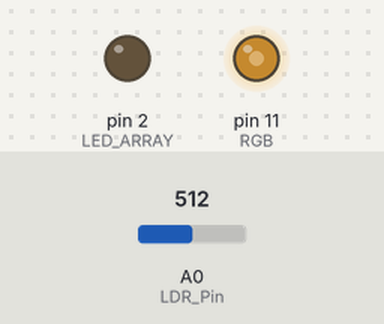
A sketch run on a simulated Arduino Uno, built with avr-gcc and run on an emulated ATmega328P. Shown: output pins drawn as LEDs (lit = HIGH). Inputs (shaded band) come from the test bench; at power-on: A0 (LDR_Pin) = 512.

Above: at 1.2 s.
1.3 s: A0 (LDR_Pin) set to 716
At 2.2 s:
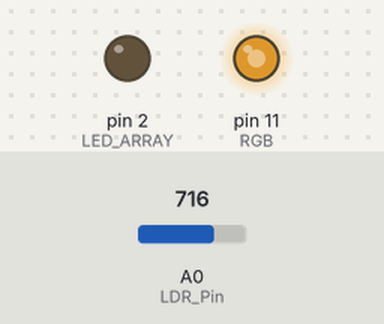
2.8 s: A0 (LDR_Pin) set to 900
At 3.3 s:
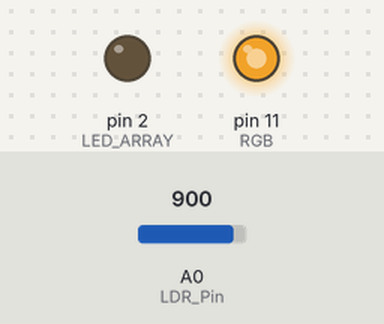
4.3 s: A0 (LDR_Pin) set to 122
At 5.5 s:
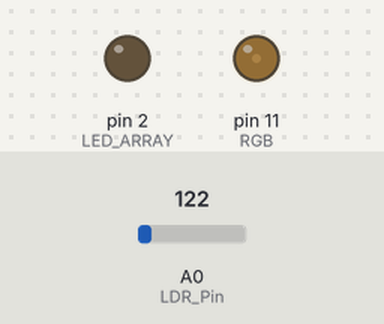
5.8 s: A0 (LDR_Pin) set to 0
At 6.8 s:
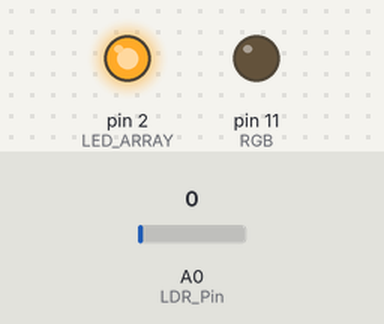
7.3 s: A0 (LDR_Pin) set to 511
At 8.0 s:
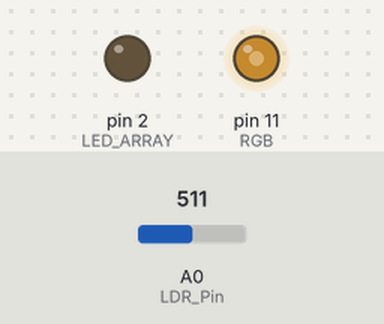
Timing chart, 0 to 9.8 s (numbered marks = the images above; inputs shaded):
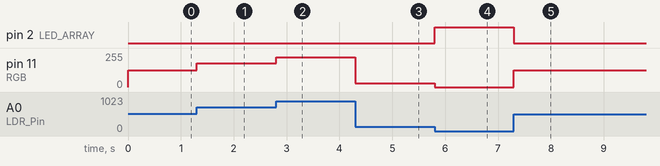

The sketch:

light-sensor.ino
```cpp
//int LDR_Pin = A0;
//
//void setup() {
//  Serial.begin(9600);
//}
//
//void loop() {
//  float LDR_Reading = analogRead(LDR_Pin);
//  LDR_Reading  = (LDR_Reading*0.00488);
//
//  Serial.println(LDR_Reading);
//  delay(1000);
//}

int LDR_Pin = A0;

void setup() {
  pinMode(11, OUTPUT); // RGB
  pinMode(2, OUTPUT); // LED ARRAY
}

void loop() {
  float LDR_Reading = analogRead(LDR_Pin);
//  LDR_Reading  = (LDR_Reading*0.00488);
  LDR_Reading = map(LDR_Reading, 0, 1023, 0, 255);
  analogWrite(11, LDR_Reading);

  if(LDR_Reading > 1.0) {
    digitalWrite(2, LOW);
  } else {
    digitalWrite(2, HIGH);
  }
}
```

Measured:
- after the input at 1.3 s, pin 11 (RGB): 127/255 → 178/255 at once
- after the input at 2.8 s, pin 11 (RGB): 178/255 → 224/255 at once
- after the input at 4.3 s, pin 11 (RGB): 224/255 → 30/255 at once
- after the input at 5.8 s, pin 2 (LED_ARRAY): LOW → HIGH at once; pin 11 (RGB): 30/255 → 0/255 at once
- after the input at 7.3 s, pin 2 (LED_ARRAY): HIGH → LOW at once; pin 11 (RGB): 0/255 → 127/255 at once
